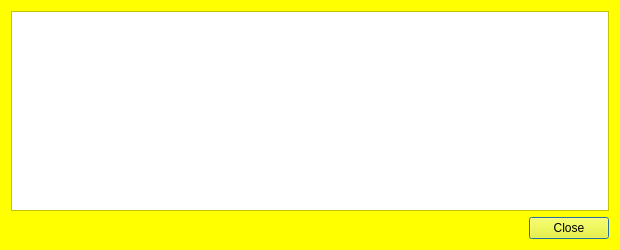
<?xml version="1.0" encoding="UTF-8"?>
<ui version="4.0">
 <class>TransactionDescDialog</class>
 <widget class="QDialog" name="TransactionDescDialog">
  <property name="geometry">
   <rect>
    <x>0</x>
    <y>0</y>
    <width>620</width>
    <height>250</height>
   </rect>
  </property>
  <property name="palette">
   <palette>
    <active>
     <colorrole role="WindowText">
      <brush brushstyle="SolidPattern">
       <color alpha="255">
        <red>0</red>
        <green>0</green>
        <blue>0</blue>
       </color>
      </brush>
     </colorrole>
     <colorrole role="Button">
      <brush brushstyle="SolidPattern">
       <color alpha="255">
        <red>255</red>
        <green>255</green>
        <blue>0</blue>
       </color>
      </brush>
     </colorrole>
     <colorrole role="Light">
      <brush brushstyle="SolidPattern">
       <color alpha="255">
        <red>255</red>
        <green>255</green>
        <blue>127</blue>
       </color>
      </brush>
     </colorrole>
     <colorrole role="Midlight">
      <brush brushstyle="SolidPattern">
       <color alpha="255">
        <red>255</red>
        <green>255</green>
        <blue>63</blue>
       </color>
      </brush>
     </colorrole>
     <colorrole role="Dark">
      <brush brushstyle="SolidPattern">
       <color alpha="255">
        <red>127</red>
        <green>127</green>
        <blue>0</blue>
       </color>
      </brush>
     </colorrole>
     <colorrole role="Mid">
      <brush brushstyle="SolidPattern">
       <color alpha="255">
        <red>170</red>
        <green>170</green>
        <blue>0</blue>
       </color>
      </brush>
     </colorrole>
     <colorrole role="Text">
      <brush brushstyle="SolidPattern">
       <color alpha="255">
        <red>0</red>
        <green>0</green>
        <blue>0</blue>
       </color>
      </brush>
     </colorrole>
     <colorrole role="BrightText">
      <brush brushstyle="SolidPattern">
       <color alpha="255">
        <red>255</red>
        <green>255</green>
        <blue>255</blue>
       </color>
      </brush>
     </colorrole>
     <colorrole role="ButtonText">
      <brush brushstyle="SolidPattern">
       <color alpha="255">
        <red>0</red>
        <green>0</green>
        <blue>0</blue>
       </color>
      </brush>
     </colorrole>
     <colorrole role="Base">
      <brush brushstyle="SolidPattern">
       <color alpha="255">
        <red>255</red>
        <green>255</green>
        <blue>255</blue>
       </color>
      </brush>
     </colorrole>
     <colorrole role="Window">
      <brush brushstyle="SolidPattern">
       <color alpha="255">
        <red>255</red>
        <green>255</green>
        <blue>0</blue>
       </color>
      </brush>
     </colorrole>
     <colorrole role="Shadow">
      <brush brushstyle="SolidPattern">
       <color alpha="255">
        <red>0</red>
        <green>0</green>
        <blue>0</blue>
       </color>
      </brush>
     </colorrole>
     <colorrole role="AlternateBase">
      <brush brushstyle="SolidPattern">
       <color alpha="255">
        <red>255</red>
        <green>255</green>
        <blue>127</blue>
       </color>
      </brush>
     </colorrole>
     <colorrole role="ToolTipBase">
      <brush brushstyle="SolidPattern">
       <color alpha="255">
        <red>255</red>
        <green>255</green>
        <blue>220</blue>
       </color>
      </brush>
     </colorrole>
     <colorrole role="ToolTipText">
      <brush brushstyle="SolidPattern">
       <color alpha="255">
        <red>0</red>
        <green>0</green>
        <blue>0</blue>
       </color>
      </brush>
     </colorrole>
    </active>
    <inactive>
     <colorrole role="WindowText">
      <brush brushstyle="SolidPattern">
       <color alpha="255">
        <red>0</red>
        <green>0</green>
        <blue>0</blue>
       </color>
      </brush>
     </colorrole>
     <colorrole role="Button">
      <brush brushstyle="SolidPattern">
       <color alpha="255">
        <red>255</red>
        <green>255</green>
        <blue>0</blue>
       </color>
      </brush>
     </colorrole>
     <colorrole role="Light">
      <brush brushstyle="SolidPattern">
       <color alpha="255">
        <red>255</red>
        <green>255</green>
        <blue>127</blue>
       </color>
      </brush>
     </colorrole>
     <colorrole role="Midlight">
      <brush brushstyle="SolidPattern">
       <color alpha="255">
        <red>255</red>
        <green>255</green>
        <blue>63</blue>
       </color>
      </brush>
     </colorrole>
     <colorrole role="Dark">
      <brush brushstyle="SolidPattern">
       <color alpha="255">
        <red>127</red>
        <green>127</green>
        <blue>0</blue>
       </color>
      </brush>
     </colorrole>
     <colorrole role="Mid">
      <brush brushstyle="SolidPattern">
       <color alpha="255">
        <red>170</red>
        <green>170</green>
        <blue>0</blue>
       </color>
      </brush>
     </colorrole>
     <colorrole role="Text">
      <brush brushstyle="SolidPattern">
       <color alpha="255">
        <red>0</red>
        <green>0</green>
        <blue>0</blue>
       </color>
      </brush>
     </colorrole>
     <colorrole role="BrightText">
      <brush brushstyle="SolidPattern">
       <color alpha="255">
        <red>255</red>
        <green>255</green>
        <blue>255</blue>
       </color>
      </brush>
     </colorrole>
     <colorrole role="ButtonText">
      <brush brushstyle="SolidPattern">
       <color alpha="255">
        <red>0</red>
        <green>0</green>
        <blue>0</blue>
       </color>
      </brush>
     </colorrole>
     <colorrole role="Base">
      <brush brushstyle="SolidPattern">
       <color alpha="255">
        <red>255</red>
        <green>255</green>
        <blue>255</blue>
       </color>
      </brush>
     </colorrole>
     <colorrole role="Window">
      <brush brushstyle="SolidPattern">
       <color alpha="255">
        <red>255</red>
        <green>255</green>
        <blue>0</blue>
       </color>
      </brush>
     </colorrole>
     <colorrole role="Shadow">
      <brush brushstyle="SolidPattern">
       <color alpha="255">
        <red>0</red>
        <green>0</green>
        <blue>0</blue>
       </color>
      </brush>
     </colorrole>
     <colorrole role="AlternateBase">
      <brush brushstyle="SolidPattern">
       <color alpha="255">
        <red>255</red>
        <green>255</green>
        <blue>127</blue>
       </color>
      </brush>
     </colorrole>
     <colorrole role="ToolTipBase">
      <brush brushstyle="SolidPattern">
       <color alpha="255">
        <red>255</red>
        <green>255</green>
        <blue>220</blue>
       </color>
      </brush>
     </colorrole>
     <colorrole role="ToolTipText">
      <brush brushstyle="SolidPattern">
       <color alpha="255">
        <red>0</red>
        <green>0</green>
        <blue>0</blue>
       </color>
      </brush>
     </colorrole>
    </inactive>
    <disabled>
     <colorrole role="WindowText">
      <brush brushstyle="SolidPattern">
       <color alpha="255">
        <red>127</red>
        <green>127</green>
        <blue>0</blue>
       </color>
      </brush>
     </colorrole>
     <colorrole role="Button">
      <brush brushstyle="SolidPattern">
       <color alpha="255">
        <red>255</red>
        <green>255</green>
        <blue>0</blue>
       </color>
      </brush>
     </colorrole>
     <colorrole role="Light">
      <brush brushstyle="SolidPattern">
       <color alpha="255">
        <red>255</red>
        <green>255</green>
        <blue>127</blue>
       </color>
      </brush>
     </colorrole>
     <colorrole role="Midlight">
      <brush brushstyle="SolidPattern">
       <color alpha="255">
        <red>255</red>
        <green>255</green>
        <blue>63</blue>
       </color>
      </brush>
     </colorrole>
     <colorrole role="Dark">
      <brush brushstyle="SolidPattern">
       <color alpha="255">
        <red>127</red>
        <green>127</green>
        <blue>0</blue>
       </color>
      </brush>
     </colorrole>
     <colorrole role="Mid">
      <brush brushstyle="SolidPattern">
       <color alpha="255">
        <red>170</red>
        <green>170</green>
        <blue>0</blue>
       </color>
      </brush>
     </colorrole>
     <colorrole role="Text">
      <brush brushstyle="SolidPattern">
       <color alpha="255">
        <red>127</red>
        <green>127</green>
        <blue>0</blue>
       </color>
      </brush>
     </colorrole>
     <colorrole role="BrightText">
      <brush brushstyle="SolidPattern">
       <color alpha="255">
        <red>255</red>
        <green>255</green>
        <blue>255</blue>
       </color>
      </brush>
     </colorrole>
     <colorrole role="ButtonText">
      <brush brushstyle="SolidPattern">
       <color alpha="255">
        <red>127</red>
        <green>127</green>
        <blue>0</blue>
       </color>
      </brush>
     </colorrole>
     <colorrole role="Base">
      <brush brushstyle="SolidPattern">
       <color alpha="255">
        <red>255</red>
        <green>255</green>
        <blue>0</blue>
       </color>
      </brush>
     </colorrole>
     <colorrole role="Window">
      <brush brushstyle="SolidPattern">
       <color alpha="255">
        <red>255</red>
        <green>255</green>
        <blue>0</blue>
       </color>
      </brush>
     </colorrole>
     <colorrole role="Shadow">
      <brush brushstyle="SolidPattern">
       <color alpha="255">
        <red>0</red>
        <green>0</green>
        <blue>0</blue>
       </color>
      </brush>
     </colorrole>
     <colorrole role="AlternateBase">
      <brush brushstyle="SolidPattern">
       <color alpha="255">
        <red>255</red>
        <green>255</green>
        <blue>0</blue>
       </color>
      </brush>
     </colorrole>
     <colorrole role="ToolTipBase">
      <brush brushstyle="SolidPattern">
       <color alpha="255">
        <red>255</red>
        <green>255</green>
        <blue>220</blue>
       </color>
      </brush>
     </colorrole>
     <colorrole role="ToolTipText">
      <brush brushstyle="SolidPattern">
       <color alpha="255">
        <red>0</red>
        <green>0</green>
        <blue>0</blue>
       </color>
      </brush>
     </colorrole>
    </disabled>
   </palette>
  </property>
  <property name="windowTitle">
   <string>Transaction details</string>
  </property>
  <layout class="QVBoxLayout" name="verticalLayout">
   <item>
    <widget class="QTextEdit" name="detailText">
     <property name="toolTip">
      <string>This pane shows a detailed description of the transaction</string>
     </property>
     <property name="readOnly">
      <bool>true</bool>
     </property>
    </widget>
   </item>
   <item>
    <widget class="QDialogButtonBox" name="buttonBox">
     <property name="orientation">
      <enum>Qt::Horizontal</enum>
     </property>
     <property name="standardButtons">
      <set>QDialogButtonBox::Close</set>
     </property>
    </widget>
   </item>
  </layout>
 </widget>
 <resources/>
 <connections>
  <connection>
   <sender>buttonBox</sender>
   <signal>accepted()</signal>
   <receiver>TransactionDescDialog</receiver>
   <slot>accept()</slot>
   <hints>
    <hint type="sourcelabel">
     <x>248</x>
     <y>254</y>
    </hint>
    <hint type="destinationlabel">
     <x>157</x>
     <y>274</y>
    </hint>
   </hints>
  </connection>
  <connection>
   <sender>buttonBox</sender>
   <signal>rejected()</signal>
   <receiver>TransactionDescDialog</receiver>
   <slot>reject()</slot>
   <hints>
    <hint type="sourcelabel">
     <x>316</x>
     <y>260</y>
    </hint>
    <hint type="destinationlabel">
     <x>286</x>
     <y>274</y>
    </hint>
   </hints>
  </connection>
 </connections>
</ui>
